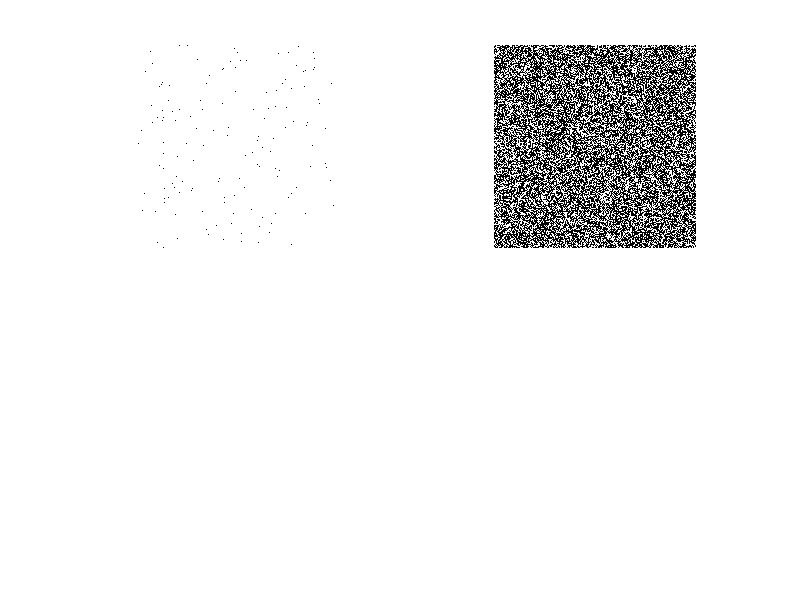

MATLAB code for this plot:
% create a random greyscale image

data = randi([0 255],1000,1000);

t_data  = (data > 150) .* data;

subplot(2,2,1); imshow(data);
subplot(2,2,2); imshow(t_data);
